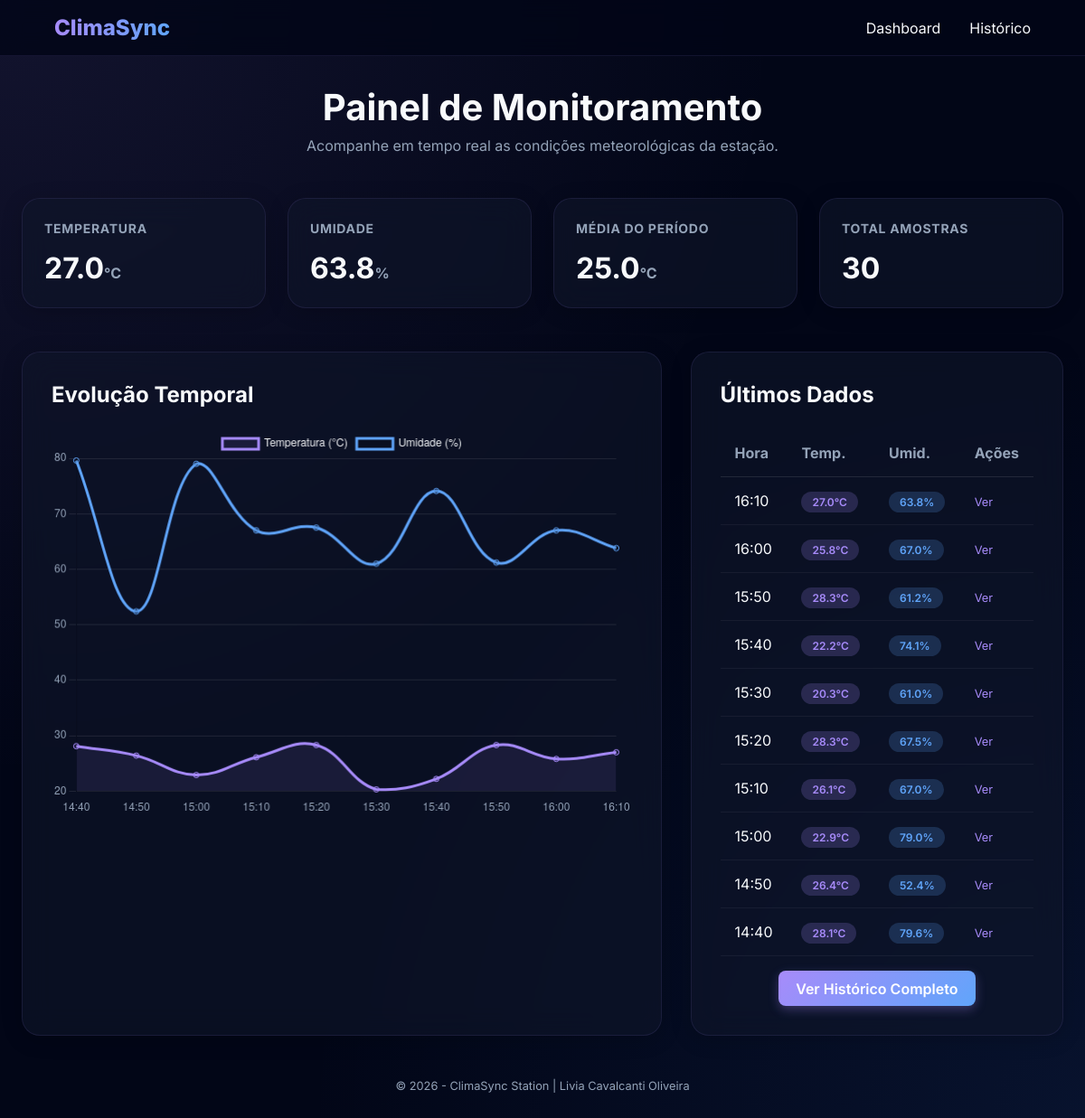
The page / on the database its author committed.
### tables this page shows
CREATE TABLE leituras (
id INTEGER PRIMARY KEY AUTOINCREMENT,
temperatura REAL NOT NULL,
umidade REAL NOT NULL,
pressao REAL, -- opcional
localizacao TEXT DEFAULT 'Lab', -- opcional
timestamp DATETIME DEFAULT (datetime('now','localtime'))
);

### src/app.py (the view)
@app.route('/')
def index():
    leituras = database.listar_leituras(limite=10)
    estatisticas = database.obter_estatisticas()
    chart_data = {
        "labels": [l['timestamp'].split(' ')[1][:5] for l in leituras][::-1] if leituras else [],
        "temps": [l['temperatura'] for l in leituras][::-1] if leituras else [],
        "umids": [l['umidade'] for l in leituras][::-1] if leituras else []
    }
    return responder('index.html', {
        'leituras': leituras,
        'estatisticas': estatisticas,
        'chart_data': chart_data
    })

### src/app.py (called while the page is built)
def responder(template, data=None, status=200):
    formato = request.args.get('formato')
    if formato == 'json':
        return jsonify(data), status
    return render_template(template, **(data if data else {})), status

### src/database.py (called while the page is built)
def get_db_connection():
    conn = sqlite3.connect(DB_FILE, timeout=10)
    conn.execute('PRAGMA journal_mode=WAL')
    conn.execute('PRAGMA busy_timeout=5000')
    conn.row_factory = sqlite3.Row
    return conn

def listar_leituras(limite=50):
    query = "SELECT * FROM leituras ORDER BY timestamp DESC LIMIT ?"
    with get_db_connection() as conn:
        cursor = conn.cursor()
        rows = cursor.execute(query, (limite,)).fetchall()
        return [dict(row) for row in rows]

def obter_estatisticas():
    query = """
    SELECT
        AVG(temperatura) as avg_temp, MIN(temperatura) as min_temp, MAX(temperatura) as max_temp,
        AVG(umidade) as avg_umid, MIN(umidade) as min_umid, MAX(umidade) as max_umid,
        AVG(pressao) as avg_pres, MIN(pressao) as min_pres, MAX(pressao) as max_pres,
        COUNT(*) as total
    FROM leituras
    """
    with get_db_connection() as conn:
        cursor = conn.cursor()
        row = cursor.execute(query).fetchone()
        stats = dict(row) if row else None
        if stats and stats.get('total', 0) == 0:
            return None
        return stats

### src/templates/index.html
{% extends 'base.html' %}
{% block content %}
<header class="header">
    <h1>Painel de Monitoramento</h1>
    <p>Acompanhe em tempo real as condições meteorológicas da estação.</p>
</header>
<div class="stats-grid">
    <div class="stat-card">
        <h3>Temperatura</h3>
        <div class="stat-value">{{ "%.1f"|format(leituras[0].temperatura) if leituras else "--" }}<span class="stat-unit">°C</span></div>
    </div>
    <div class="stat-card">
        <h3>Umidade</h3>
        <div class="stat-value">{{ "%.1f"|format(leituras[0].umidade) if leituras else "--" }}<span class="stat-unit">%</span></div>
    </div>
    <div class="stat-card">
        <h3>Média do Período</h3>
        <div class="stat-value">{{ "%.1f"|format(estatisticas.avg_temp) if estatisticas else "--" }}<span class="stat-unit">°C</span></div>
    </div>
    <div class="stat-card">
        <h3>Total Amostras</h3>
        <div class="stat-value">{{ estatisticas.total if estatisticas else "0" }}</div>
    </div>
</div>
<div class="dashboard-main">
    <div class="section-card">
        <h2>Evolução Temporal</h2>
        <canvas id="tempChart" height="200"></canvas>
    </div>
    <div class="section-card">
        <h2>Últimos Dados</h2>
        <table>
            <thead>
                <tr>
                    <th>Hora</th>
                    <th>Temp.</th>
                    <th>Umid.</th>
                    <th>Ações</th>
                </tr>
            </thead>
            <tbody>
                {% for leitura in leituras %}
                <tr>
                    <td>{{ leitura.timestamp.split(' ')[1][:5] }}</td>
                    <td><span class="badge badge-temp">{{ "%.1f"|format(leitura.temperatura) }}°C</span></td>
                    <td><span class="badge badge-umid">{{ "%.1f"|format(leitura.umidade) }}%</span></td>
                    <td>
                        <a href="{{ url_for('detalhe', id=leitura.id) }}" style="color: var(--primary); font-size: 0.8rem;">Ver</a>
                    </td>
                </tr>
                {% else %}
                <tr><td colspan="4" style="text-align:center;">Nenhuma leitura registrada.</td></tr>
                {% endfor %}
            </tbody>
        </table>
        <div style="margin-top: 1rem; text-align: center;">
            <a href="{{ url_for('listar') }}" class="btn btn-primary">Ver Histórico Completo</a>
        </div>
    </div>
</div>
<script>
    const ctx = document.getElementById('tempChart').getContext('2d');
    const data = {
        labels: {{ chart_data.labels|tojson }},
        datasets: [{
            label: 'Temperatura (°C)',
            data: {{ chart_data.temps|tojson }},
            borderColor: '#a78bfa',
            tension: 0.4,
            fill: true,
            backgroundColor: 'rgba(167, 139, 250, 0.1)'
        },
        {
            label: 'Umidade (%)',
            data: {{ chart_data.umids|tojson }},
            borderColor: '#60a5fa',
            tension: 0.4,
            fill: false
        }]
    };
    new Chart(ctx, {
        type: 'line',
        data: data,
        options: {
            responsive: true,
            plugins: { legend: { labels: { color: "#f8fafc" } } },
            scales: {
                y: { grid: { color: "rgba(255, 255, 255, 0.1)" }, ticks: { color: "#94a3b8" } },
                x: { grid: { display: false }, ticks: { color: "#94a3b8" } }
            }
        }
    });
</script>
{% endblock %}

### src/static/css/style.css (style rules this page uses)
:root { --primary: #a78bfa; --secondary: #60a5fa; --accent: #c084fc; --bg-dark: #020617; --card-bg: rgba(15, 23, 42, 0.6); --text: #f8fafc; --text-dim: #94a3b8; --success: #34d399; --danger: #f87171; --glow: rgba(167, 139, 250, 0.15); }
* { margin: 0; padding: 0; box-sizing: border-box; font-family: 'Inter', -apple-system, system-ui, sans-serif; }
body { background: var(--bg-dark); background-image: radial-gradient(circle at 0% 0%, rgba(167, 139, 250, 0.1) 0%, transparent 50%), radial-gradient(circle at 100% 100%, rgba(59, 130, 246, 0.1) 0%, transparent 50%); color: var(--text); min-height: 100vh; padding-bottom: 2rem; overflow-x: hidden; }
a { text-decoration: none; color: inherit; }
.header { margin-bottom: 3rem; text-align: center; }
.header h1 { font-size: 2.5rem; margin-bottom: 0.5rem; }
.header p { color: var(--text-dim); }
.stats-grid { display: grid; grid-template-columns: repeat(auto-fit, minmax(250px, 1fr)); gap: 1.5rem; margin-bottom: 3rem; }
.stat-card { background: var(--card-bg); backdrop-filter: blur(16px); padding: 1.5rem; border-radius: 1.25rem; border: 1px solid rgba(167, 139, 250, 0.1); box-shadow: 0 4px 24px -1px rgba(0, 0, 0, 0.2); transition: all 0.4s cubic-bezier(0.4, 0, 0.2, 1); }
.stat-card h3 { font-size: 0.875rem; color: var(--text-dim); text-transform: uppercase; letter-spacing: 0.05em; margin-bottom: 1rem; }
.stat-value { font-size: 2rem; font-weight: 700; }
.stat-unit { font-size: 1rem; color: var(--text-dim); }
.dashboard-main { display: grid; grid-template-columns: 2fr 1fr; gap: 2rem; }
.section-card { background: var(--card-bg); backdrop-filter: blur(16px); padding: 2rem; border-radius: 1.25rem; border: 1px solid rgba(167, 139, 250, 0.1); box-shadow: 0 4px 24px -1px rgba(0, 0, 0, 0.2); }
h2 { margin-bottom: 1.5rem; }
table { width: 100%; border-collapse: collapse; }
th { text-align: left; padding: 1rem; color: var(--text-dim); border-bottom: 1px solid rgba(255, 255, 255, 0.1); }
td { padding: 1rem; border-bottom: 1px solid rgba(255, 255, 255, 0.05); }
.badge { padding: 0.25rem 0.75rem; border-radius: 2rem; font-size: 0.75rem; font-weight: 600; }
.badge-temp { background: rgba(167, 139, 250, 0.2); color: var(--primary); }
.badge-umid { background: rgba(96, 165, 250, 0.2); color: var(--secondary); }
.btn { padding: 0.6rem 1.2rem; border-radius: 0.5rem; border: none; cursor: pointer; font-weight: 600; transition: 0.2s; display: inline-block; }
.btn-primary { background: linear-gradient(135deg, var(--primary), var(--secondary)); color: white; box-shadow: 0 4px 12px rgba(167, 139, 250, 0.3); }

### rows shown on the page
leituras: temperatura "27.0", umidade "63.8", timestamp "16:10"
leituras: timestamp "16:00", temperatura "25.8", umidade "67.0"
leituras: timestamp "15:50", temperatura "28.3", umidade "61.2"
leituras: timestamp "15:40", temperatura "22.2", umidade "74.1"
leituras: timestamp "15:30", temperatura "20.3", umidade "61.0"
leituras: timestamp "15:20", temperatura "28.3", umidade "67.5"
leituras: timestamp "15:10", temperatura "26.1", umidade "67.0"
leituras: timestamp "15:00", temperatura "22.9", umidade "79.0"
leituras: timestamp "14:50", temperatura "26.4", umidade "52.4"
leituras: timestamp "14:40", temperatura "28.1", umidade "79.6"

### other values the page prints
{{ "%.1f"|format(estatisticas.avg_temp) if estatisticas else "--" }} "25.0"
{{ estatisticas.total if estatisticas else "0" }} "30"
chart data {{ chart_data.labels|tojson }} ["14:40", "14:50", "15:00", "15:10", "15:20", "15:30", "15:40", "15:50", "16:00", "16:10"]
chart data {{ chart_data.temps|tojson }} [28.1, 26.4, 22.9, 26.1, 28.3, 20.3, 22.2, 28.3, 25.8, 27.0]
chart data {{ chart_data.umids|tojson }} [79.6, 52.4, 79.0, 67.0, 67.5, 61.0, 74.1, 61.2, 67.0, 63.8]
